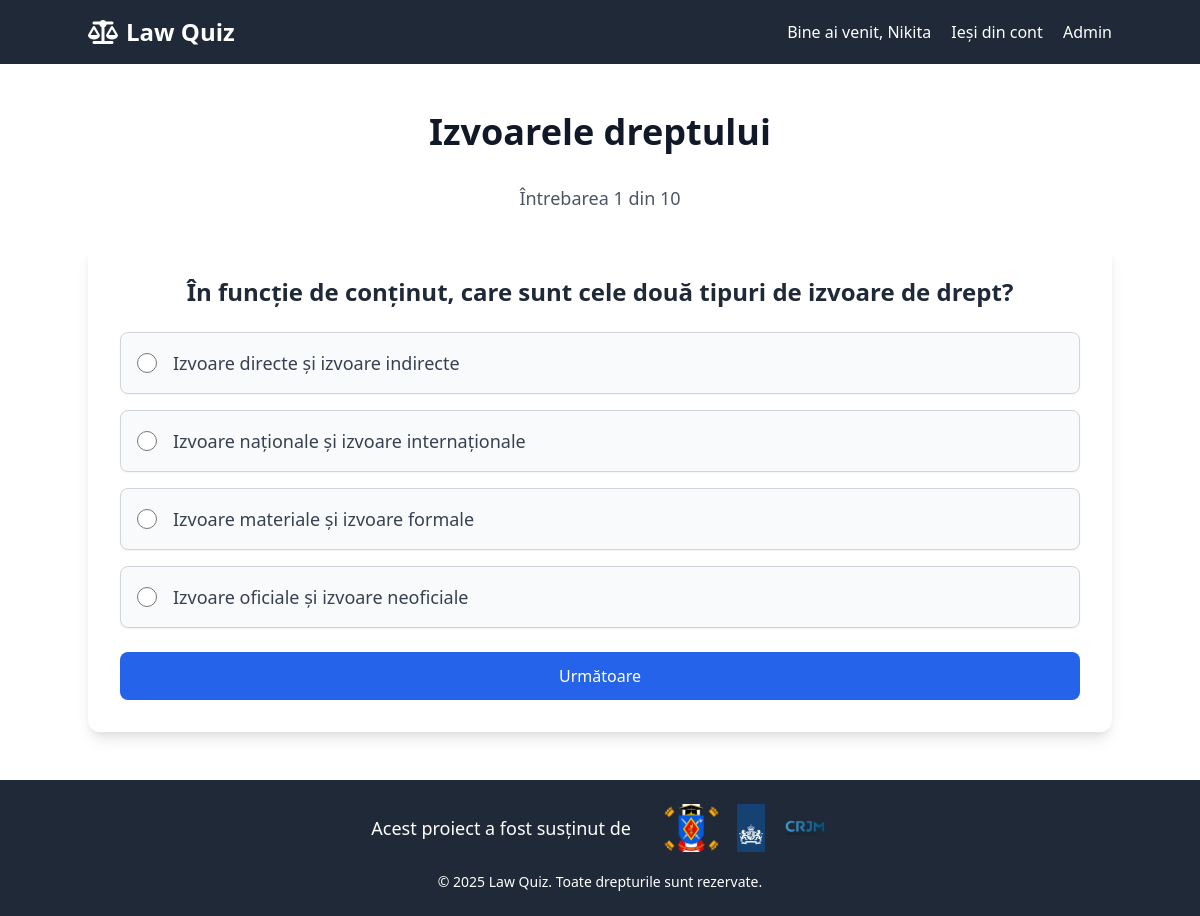
Page /quiz/23/ (signed in) on the committed database.
### home/models.py (models this page shows, shortened)
class Quiz(models.Model):
    title = models.CharField(max_length=100)
    discipline = models.ForeignKey(Discipline, on_delete=models.CASCADE)
    slug = models.SlugField(unique=True, max_length=100, blank=True)
    class Meta:
        verbose_name = 'Quiz'
        verbose_name_plural = 'Quizuri'

class Question(models.Model):
    content = models.CharField(max_length=200, verbose_name="Întebarea")
    quiz = models.ForeignKey(Quiz, on_delete=models.CASCADE, verbose_name="Quiz'ul la care se referă")
    class Meta:
        verbose_name = 'Întrebarea'
        verbose_name_plural = 'Întrebări'

class Answer(models.Model):
    content = models.CharField(max_length=600)
    correct = models.BooleanField(default=False)
    question = models.ForeignKey(Question, on_delete=models.CASCADE)
    class Meta:
        verbose_name = 'Răspuns'
        verbose_name_plural = 'Răspunsuri'

### home/views.py (the view, shortened to what this page needs)
# urls.py: path('quiz/<int:quiz_id>/', views.take_quiz, name='take_quiz'),
@login_required
def take_quiz(request, quiz_id):
    quiz = get_object_or_404(Quiz, id=quiz_id)
    questions = Question.objects.filter(quiz=quiz)
    total_questions = questions.count()
    if 'question_number' not in request.session:
        request.session['question_number'] = 1
        request.session['user_answers'] = []
        request.session['score'] = 0
    question_number = request.session['question_number']
    if question_number > total_questions:
        return redirect('quiz_results', quiz_id=quiz_id)
    current_question = questions[question_number - 1]
    print(f"Session Data during quiz: {dict(request.session.items())}")
    context = {
        'quiz': quiz,
        'current_question': current_question,
        'question_number': question_number,
        'total_questions': total_questions,
    }
    return render(request, 'take_quiz.html', context)

### home/templates/take_quiz.html (shortened to what this page needs)
{% extends 'base.html' %}
{% block content %}
<div class="container mx-auto mt-12">
    <h2 class="text-4xl font-extrabold mb-8 text-center text-gray-900">{{ quiz.title }}</h2>
    <p class="mb-8 text-center text-lg text-gray-600">Întrebarea {{ question_number }} din {{ total_questions }}</p>
    {% if current_question %}
    <div id="quiz-container" class="bg-white shadow-lg rounded-xl p-8 mb-12 text-center">
        <h5 class="text-2xl font-semibold mb-6 text-gray-800">{{ current_question.content }}</h5>
        <form method="post" class="space-y-6">
            <div class="space-y-4" id="answer-section">
                {% for option in current_question.answer_set.all %}
                <label for="option_{{ option.id }}" class="block bg-gray-50 border border-gray-300 p-4 rounded-lg hover:bg-blue-50 cursor-pointer shadow-sm transition duration-150 ease-in-out">
                    <div class="flex items-center">
                        <input id="option_{{ option.id }}" class="form-radio h-5 w-5 text-blue-600 mr-4" type="radio" name="selected_answer_id" value="{{ option.id }}">
                        <span class="text-gray-700 text-lg">{{ option.content }}</span>
                    </div>
                </label>
                {% endfor %}
            </div>
            <button type="submit" class="mt-6 w-full py-3 bg-blue-600 text-white rounded-lg font-medium hover:bg-blue-700 transition">
                Următoare
            </button>
        </form>
    </div>
    {% endif %}
</div>
{% endblock content %}

### home/templates/navbar.html
{% load static %}
<nav class="bg-gray-800 p-4">
        <div class="container mx-auto flex justify-between items-center">
            <div class="flex items-center space-x-4">
                <a href="/" class="text-white text-2xl font-bold"><i class="fa-solid fa-scale-balanced pr-2"></i>Law Quiz</a>
            </div>
            <div>
                {% if user.is_authenticated %}
                <a href="#" class="text-white">Bine ai venit, {{ request.user|capfirst}}</a>
                <a href="/logout" class="ml-4 text-white">Ieși din cont</a>
                {% if user.is_superuser %}
                <a href="/admin" class="ml-4 text-white">Admin</a>
                {% endif %}
                {% else %}
                <a href="/register" class="text-white">Creează un cont</a>
                <a href="/login" class="ml-4 text-white">Login</a>
                {% endif %}
            </div>
        </div>
    </nav>

### home/templates/footer.html (style rules this page uses)
html { height: 100%; }
body { display: flex; flex-direction: column; min-height: 100vh; margin: 0; }

### rows in the picture
Quiz: title "Izvoarele dreptului"
Question: content "În funcție de conținut, care sunt cele două tipuri de izvoare de drept?"
Answer: content "Izvoare directe și izvoare indirecte"
Answer: content "Izvoare naționale și izvoare internaționale"
Answer: content "Izvoare materiale și izvoare formale"
Answer: content "Izvoare oficiale și izvoare neoficiale"

### other values in the picture
{{ request.user|capfirst }} "Nikita"
{{ question_number }} "1"
{{ total_questions }} "10"
